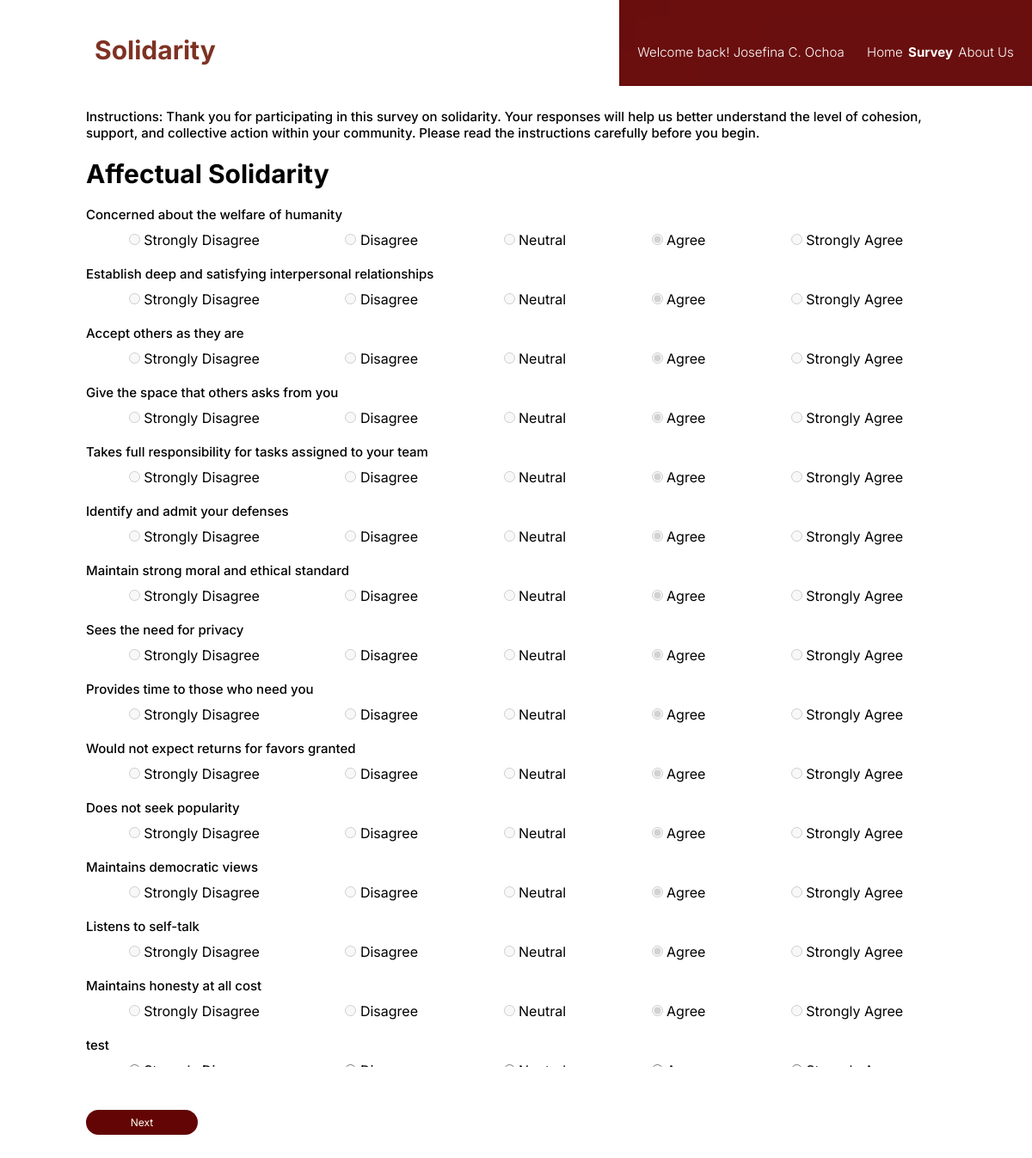
The page /index.php?page=Survey (signed in) on the database its author committed.
### tables this page shows
CREATE TABLE `questions` (
  `question_id` int(11) NOT NULL,
  `question` text NOT NULL,
  `category` varchar(255) DEFAULT NULL,
  `status` enum('Active','Archived') DEFAULT 'Active',
  `date_created` date DEFAULT curdate(),
  `category_id` int(11) DEFAULT NULL
);

CREATE TABLE `responses` (
  `id` int(11) NOT NULL,
  `account_id` int(11) NOT NULL,
  `question_id` int(11) NOT NULL,
  `response_data` int(11) DEFAULT NULL,
  `date_created` timestamp NOT NULL DEFAULT current_timestamp()
);

### pages/survey.php (the view, shortened to what this page needs)
<?php
$stmt = $conn->prepare('SELECT * FROM categories');
$stmt->execute();
$result = $stmt->get_result();
$categories = $result->fetch_all(MYSQLI_ASSOC);
$categoryNames = array_column($categories, 'name');
$categoryNames = array_values($categoryNames);
$category = $_GET['category'] ?? $categoryNames[0];
$index = array_search($category, $categoryNames);
$sql = "SELECT * FROM questions WHERE status = 'Active'";
$stmt = $conn->prepare($sql);
$stmt->execute();
$result = $stmt->get_result();
$questions = $result->fetch_all(MYSQLI_ASSOC);
?>
<!DOCTYPE html>
<html lang="en">
<head>
    <link rel="stylesheet" href="styles/survey.css">
</head>
<body>
    <div class="survey main">
        <h2>Solidarity</h2>
        <p>Instructions: Thank you for participating in this survey on solidarity. Your responses will help us better
            understand the level of cohesion, support, and collective action within your community. Please read the
            instructions carefully before you begin.</p>
        <?php if (!empty($questions)) { ?>
            <h1 class="surveyh1"><?= htmlspecialchars($category) ?></h1>
            <form id="form" action="./database/respond.php" method="POST">
                <div class="questions">
                    <?php foreach ($questions as $row):
                        $stmt = $conn->prepare("SELECT * FROM responses WHERE account_id = ? AND question_id = ?");
                        $stmt->bind_param("ii", $_SESSION['user_id'], $row['question_id']);
                        $stmt->execute();
                        $result = $stmt->get_result();
                        $rowres = $result->fetch_assoc();
                        $rows = $result->num_rows;
                        if ($rows > 0) {
                            $answered = true;
                            if ($category == $row['category']) {
                                ?>
                                <div class="question">
                                    <p><?= htmlspecialchars($row['question']) ?></p>
                                    <div class="choices">
                                        <?php
                                        $choices = ["Strongly Disagree", "Disagree", "Neutral", "Agree", "Strongly Agree"];
                                        foreach ($choices as $key => $label): ?>
                                            <label>
                                                <input type="radio" name="choice[<?= $row['question_id'] ?>]" value="<?= $key + 1 ?>" required disabled <?= ($rowres['response_data'] == $key + 1) ? 'checked' : ''  ?>>
                                                <?= $label ?>
                                            </label>
                                        <?php endforeach; ?>
                                    </div>
                                </div>
                            <?php }
                        } else {
                            $answered = false;
                            if ($category == $row['category']) {
                                ?>
                                <div class="question">
                                    <p><?= htmlspecialchars($row['question']) ?></p>
                                    <div class="choices">
                                        <?php
                                        $choices = ["Strongly Disagree", "Disagree", "Neutral", "Agree", "Strongly Agree"];
                                        foreach ($choices as $key => $label):
                                            ?>
                                            <label>
                                                <input type="radio" name="choice[<?= $row['question_id'] ?>]"
                                                    value="<?= $key + 1 ?>" required>
                                            </label>
                                        <?php endforeach; ?>
                                    </div>
                                </div>
                            <?php }
                        }
                    endforeach;
                    ?>
                </div>
                <div class="bottom-btn">
                <?php
                if ($index >= count($categoryNames) -1): ?>
                    <?php
                    if ($answered): ?>
                       <button type="submit" formnovalidate name="action" value="prev" class="next">
                                Previous
                        </button>
                    <?php else : ?>
                    <button type="submit" formnovalidate name="action" value="prev" class="next">
                            Previous
                    </button>
                    <button type="submit"  id="sub" class="next"  onclick="return confirm('Are you sure you want to submit?');">
                        Submit
                    </button>
                <?php endif; ?>
                <?php else : ?>
                    <button type="submit" name="action" value="next" class="next">
                            Next
                    </button>
                <?php endif; ?>
                </div>
            </form>
        <?php } else { ?>
            <h1 class="w">No questions...</h1>
        <?php } ?>
    </div>
</body>
</html>

### styles/header.css (style rules this page uses)
* { margin: 0; }

### styles/index.css (style rules this page uses)
:root { --online: #44b700; --offline: #b74400; }
body { margin: 0; font-size: 16px; font-family: -apple-system, BlinkMacSystemFont, 'Segoe UI', 'Roboto', 'Oxygen', 'Ubuntu', 'Cantarell', 'Fira Sans', 'Droid Sans', 'Helvetica Neue', sans-serif; -webkit-font-smoothing: antialiased; -moz-osx-font-smoothing: grayscale; }
.main * { font-family: 'Inter'; }
.main h2 { color: #7E3223; padding-top: 40px; padding-left: 10px; font-size: 30px; font-weight: 700; padding-bottom: 50px; }
.main p { font-weight: 500; font-size: 15px; padding-right: 100px; color: #000000; }
.main { display: block !important; padding-left: 100px; width: 100%; box-sizing: border-box; }

### styles/survey.css (style rules this page uses)
.surveyh1 { font-size: 30px !important; font-weight: bolder; margin-top: 20px; line-height: unset; }
.choices { position: relative; width: 100%; display: flex; justify-content: space-around; margin-top: 10px; }
.questions { height: 60vh; overflow-y: auto; }
.question { margin-right: 100px; margin-top: 20px; }
.next { margin-top: 50px; display: block; cursor: pointer; padding-block: 7px; background-color: #630505; width: 130px; text-align: center; font-size: 12px; margin-right: 20px; border-radius: 20px; user-select: none; color: #FFFFF0; border: 0; text-decoration: none; }
.bottom-btn { display: flex; margin-left: auto; }

### rows shown on the page
questions: question "Concerned about the welfare of humanity", label "Strongly Disagree", label "Disagree", label "Neutral", label "Agree", label "Strongly Agree"
responses: response_data "☐ Strongly Disagree", response_data "☐ Disagree", response_data "☐ Neutral", response_data "☑ Agree", response_data "☐ Strongly Agree"
questions: question "Establish deep and satisfying interpersonal relationships", label "Strongly Disagree", label "Disagree", label "Neutral", label "Agree", label "Strongly Agree"
responses: response_data "☐ Strongly Disagree", response_data "☐ Disagree", response_data "☐ Neutral", response_data "☑ Agree", response_data "☐ Strongly Agree"
questions: question "Accept others as they are", label "Strongly Disagree", label "Disagree", label "Neutral", label "Agree", label "Strongly Agree"
responses: response_data "☐ Strongly Disagree", response_data "☐ Disagree", response_data "☐ Neutral", response_data "☑ Agree", response_data "☐ Strongly Agree"
questions: question "Give the space that others asks from you", label "Strongly Disagree", label "Disagree", label "Neutral", label "Agree", label "Strongly Agree"
responses: response_data "☐ Strongly Disagree", response_data "☐ Disagree", response_data "☐ Neutral", response_data "☑ Agree", response_data "☐ Strongly Agree"
questions: question "Takes full responsibility for tasks assigned to your team", label "Strongly Disagree", label "Disagree", label "Neutral", label "Agree", label "Strongly Agree"
responses: response_data "☐ Strongly Disagree", response_data "☐ Disagree", response_data "☐ Neutral", response_data "☑ Agree", response_data "☐ Strongly Agree"
questions: question "Identify and admit your defenses", label "Strongly Disagree", label "Disagree", label "Neutral", label "Agree", label "Strongly Agree"
responses: response_data "☐ Strongly Disagree", response_data "☐ Disagree", response_data "☐ Neutral", response_data "☑ Agree", response_data "☐ Strongly Agree"
questions: question "Maintain strong moral and ethical standard", label "Strongly Disagree", label "Disagree", label "Neutral", label "Agree", label "Strongly Agree"
responses: response_data "☐ Strongly Disagree", response_data "☐ Disagree", response_data "☐ Neutral", response_data "☑ Agree", response_data "☐ Strongly Agree"
questions: question "Sees the need for privacy", label "Strongly Disagree", label "Disagree", label "Neutral", label "Agree", label "Strongly Agree"
responses: response_data "☐ Strongly Disagree", response_data "☐ Disagree", response_data "☐ Neutral", response_data "☑ Agree", response_data "☐ Strongly Agree"
questions: question "Provides time to those who need you", label "Strongly Disagree", label "Disagree", label "Neutral", label "Agree", label "Strongly Agree"
responses: response_data "☐ Strongly Disagree", response_data "☐ Disagree", response_data "☐ Neutral", response_data "☑ Agree", response_data "☐ Strongly Agree"
questions: question "Would not expect returns for favors granted", label "Strongly Disagree", label "Disagree", label "Neutral", label "Agree", label "Strongly Agree"
responses: response_data "☐ Strongly Disagree", response_data "☐ Disagree", response_data "☐ Neutral", response_data "☑ Agree", response_data "☐ Strongly Agree"
questions: question "Does not seek popularity", label "Strongly Disagree", label "Disagree", label "Neutral", label "Agree", label "Strongly Agree"
responses: response_data "☐ Strongly Disagree", response_data "☐ Disagree", response_data "☐ Neutral", response_data "☑ Agree", response_data "☐ Strongly Agree"
questions: question "Maintains democratic views", label "Strongly Disagree", label "Disagree", label "Neutral", label "Agree", label "Strongly Agree"
responses: response_data "☐ Strongly Disagree", response_data "☐ Disagree", response_data "☐ Neutral", response_data "☑ Agree", response_data "☐ Strongly Agree"
questions: question "Listens to self-talk", label "Strongly Disagree", label "Disagree", label "Neutral", label "Agree", label "Strongly Agree"
responses: response_data "☐ Strongly Disagree", response_data "☐ Disagree", response_data "☐ Neutral", response_data "☑ Agree", response_data "☐ Strongly Agree"
questions: question "Maintains honesty at all cost", label "Strongly Disagree", label "Disagree", label "Neutral", label "Agree", label "Strongly Agree"
responses: response_data "☐ Strongly Disagree", response_data "☐ Disagree", response_data "☐ Neutral", response_data "☑ Agree", response_data "☐ Strongly Agree"
questions: question "test"

### other values the page prints
$_SESSION['user_name'] "Josefina C. Ochoa"
$category "Affectual Solidarity"
